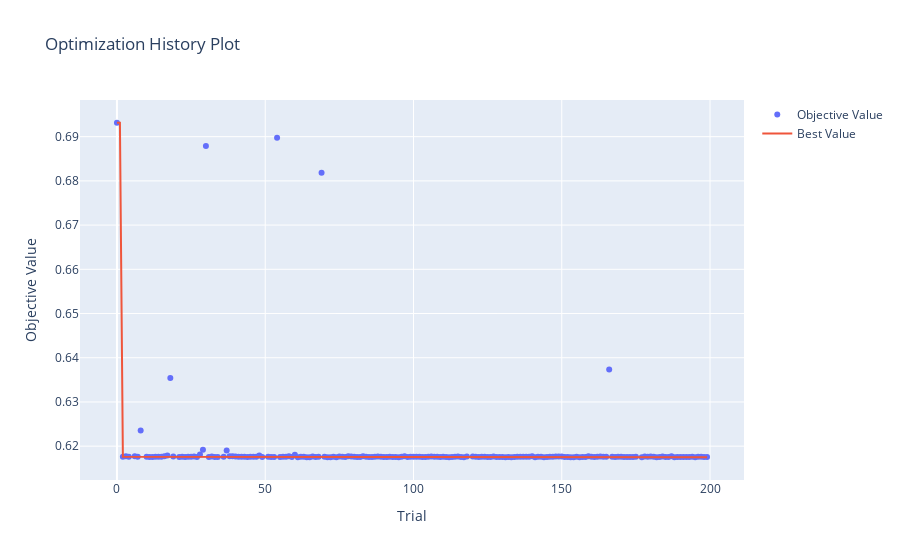

The notebook cell saved with this chart:
### Code cell
optuna.visualization.plot_optimization_history(study_best_features)

### Figure 1 — Plotly figure (JSON) as saved in the notebook; plotly's stock layout.template omitted (floating-point values rounded to 4 significant figures; data arrays with more than 128 entries replaced by an {"elided": "..."} marker saying what was removed)
{"data": [{"mode": "markers", "name": "Objective Value", "type": "scatter", "x": {"elided": "192 int values"}, "y": {"elided": "192 float values"}}, {"mode": "lines", "name": "Best Value", "type": "scatter", "x": {"elided": "200 int values"}, "y": {"elided": "200 float values"}}, {"marker": {"color": "#cccccc"}, "mode": "markers", "name": "Infeasible Trial", "showlegend": false, "type": "scatter", "x": [], "y": []}], "layout": {"title": {"text": "Optimization History Plot"}, "xaxis": {"title": {"text": "Trial"}}, "yaxis": {"title": {"text": "Objective Value"}}}}
